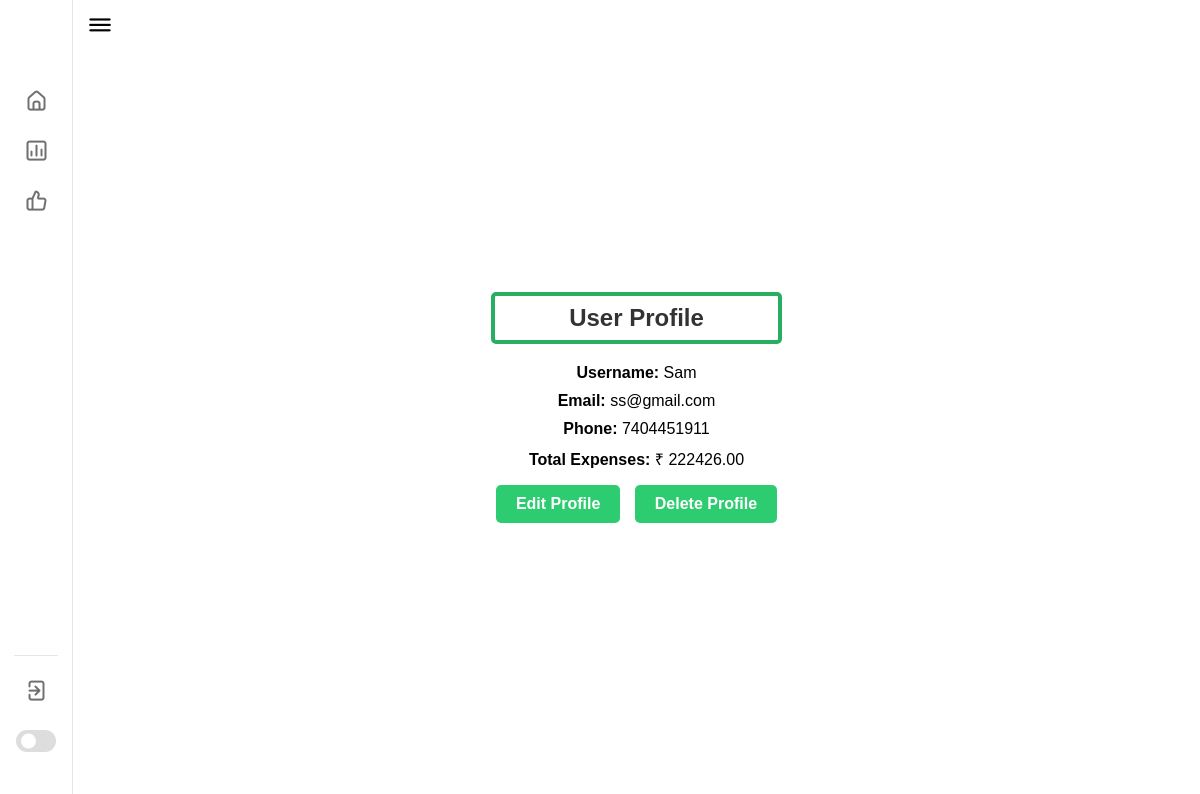
The app's page /dashboard/user.php (signed in) with its own data.
### tables this page shows
CREATE TABLE `users` (
  `id` int(20) NOT NULL,
  `fname` varchar(30) NOT NULL,
  `lname` varchar(20) NOT NULL,
  `email` varchar(50) NOT NULL,
  `phone` varchar(10) DEFAULT NULL,
  `password` varchar(30) NOT NULL,
  `expense_limit` varchar(10) DEFAULT '1000'
);

### dashboard/user.php (the view, shortened to what this page needs)
<?php
include '../connectDB.php';
?>
<!DOCTYPE html>
<html lang="en">
<head>
    <link rel="stylesheet" href="../assets/css/dashboard.css">
    <link rel="stylesheet" href="../assets/css/modal.css">
    <link rel="stylesheet" href="https://unicons.iconscout.com/release/v4.0.0/css/line.css">
</head>
<body>
    <nav>
        <div class="logo-name">
        </div>
        <div class="menu-items">
            <ul class="nav-links">
                <li><a href="dashboard.php">
                        <i class="uil uil-estate"></i>
                    </a></li>
                <li><a href="expenses.php">
                        <i class="uil uil-chart"></i>
                    </a></li>
                <li><a href="user.php">
                        <i class="uil uil-thumbs-up"></i>
                    </a></li>
            </ul>
            <ul class="logout-mode">
                <li><a href="logout.php">
                        <i class="uil uil-signout"></i>
                    </a></li>
                <li class="mode">
                    <a href="#">
                    </a>
                    <div class="mode-toggle">
                        <span class="switch"></span>
                    </div>
                </li>
            </ul>
        </div>
    </nav>
    <section class="dashboard">
        <div class="top">
            <i class="uil uil-bars sidebar-toggle"></i>
        </div>
        <div class="dash-content profile-info">
            <?php
            $id = $_SESSION['id'];
            $sql = "SELECT * FROM users WHERE id = '$id'";
            $result = mysqli_query($con, $sql);
            if (mysqli_num_rows($result) > 0) {
                $row = mysqli_fetch_assoc($result);
                $id = $row['id'];
                $fname = $row['fname'];
                $lname = $row['lname'];
                $email = $row['email'];
                $phone = 0;
                if (!empty($row['phone']))
                    $phone = $row['phone'];
                $totalExpenses = 0;
                $sql = "SELECT SUM(expense_amount) AS total_expenses FROM expenses WHERE user_id = '$id'";
                $result = mysqli_query($con, $sql);
                if ($result) {
                    $exp_row = mysqli_fetch_assoc($result);
                    $totalExpenses = $exp_row['total_expenses'];
                }
                echo '<h2 id="profile-head">User Profile</h2>';
                echo '<div class="profile-info">';
                echo '<p><strong>Username:</strong> ' . $fname . ' ' . $lname . '</p>';
                echo '<p><strong>Email:</strong> ' . $email . '</p>';
                if ($phone != 0)
                    echo '<p><strong>Phone:</strong> ' . $phone . '</p>';
                if ($totalExpenses == 0)
                    echo '<p><strong>No Expenses yet.</strong></p>';
                else
                    echo '<p><strong>Total Expenses:</strong> ₹ ' . $totalExpenses . '</p>';
                echo '<button class="edit-profile-btn open-modal" data-open="modal_upd_user"">Edit Profile</button>';
                echo '
                <button type="submit" class="edit-profile-btn open-modal" data-open="modal_del_user">Delete Profile</button>';
                echo '</div>';
            } else {
                echo "User not found.";
            }
            ?>
        </div>
    </section>
</body>
</html>

### assets/css/dashboard.css (style rules this page uses)
* { margin: 0; padding: 0; box-sizing: border-box; font-family: 'REM', sans-serif; }
:root { --primary-color: #27ae60; --panel-color: #FFF; --text-color: #000; --black-light-color: #707070; --border-color: #e6e5e5; --toggle-color: #DDD; --box1-color: #90e0b2; --box2-color: #beefd3; --box3-color: #dfe8e2; --title-icon-color: #fff; --tran-05: all 0.5s ease; --tran-03: all 0.3s ease; --tran-03: all 0.2s ease; }
body { overflow-x: hidden; }
nav { position: fixed; top: 0; left: 0; height: 100%; width: 250px; padding: 10px 14px; background-color: var(--panel-color); border-right: 1px solid var(--border-color); transition: var(--tran-05); }
nav .logo-name { display: flex; align-items: center; }
nav .menu-items { margin-top: 40px; height: calc(100% - 90px); display: flex; flex-direction: column; justify-content: space-between; }
.menu-items li { list-style: none; }
.menu-items li a { display: flex; align-items: center; height: 50px; text-decoration: none; position: relative; }
.menu-items li a i { font-size: 24px; min-width: 45px; height: 100%; display: flex; align-items: center; justify-content: center; color: var(--black-light-color); }
.menu-items .logout-mode { padding-top: 10px; border-top: 1px solid var(--border-color); }
.menu-items .mode { display: flex; align-items: center; white-space: nowrap; }
.menu-items .mode-toggle { position: absolute; right: 14px; height: 50px; min-width: 45px; display: flex; align-items: center; justify-content: center; cursor: pointer; }
.mode-toggle .switch { position: relative; display: inline-block; height: 22px; width: 40px; border-radius: 25px; background-color: var(--toggle-color); }
.switch:before { content: ""; position: absolute; left: 5px; top: 50%; transform: translateY(-50%); height: 15px; width: 15px; background-color: var(--panel-color); border-radius: 50%; transition: var(--tran-03); }
.dashboard { position: relative; left: 250px; background-color: var(--panel-color); min-height: 100vh; width: calc(100% - 250px); padding: 10px 14px; transition: var(--tran-05); }
.dashboard .top { position: fixed; top: 0; left: 250px; display: flex; width: calc(100% - 250px); justify-content: space-between; align-items: center; padding: 10px 14px; background-color: var(--panel-color); transition: var(--tran-05); z-index: 10; }
.dashboard .top .sidebar-toggle { font-size: 26px; color: var(--text-color); cursor: pointer; }
@media (max-width: 1300px) { nav { width: 73px; } }
@media (max-width: 1300px) { nav ~ .dashboard { left: 73px; width: calc(100% - 73px); } }
@media (max-width: 1300px) { nav ~ .dashboard .top { left: 73px; width: calc(100% - 73px); } }
#profile-head { padding: 8px; border: 4px solid #27ae60; border-radius: 5px; }

### assets/css/modal.css (style rules this page uses)
:root { --lightgray: #efefef; --tealgreen: #2ecc71; --white: #fff; --black: rgba(0, 0, 0, 0.8); --bounceEasing: cubic-bezier(0.51, 0.92, 0.24, 1.15); }
a { color: inherit; text-decoration: none; }
button { cursor: pointer; background: transparent; border: none; outline: none; font-size: inherit; }
.open-modal { font-weight: bold; background: var(--tealgreen); color: var(--white); padding: 0.75rem 1.75rem; margin-bottom: 1rem; border-radius: 5px; }

### dashboard/user.php (style rules this page uses)
body { display: flex; flex-direction: column; justify-content: center; height: 100vh; margin: 0; padding: 0; }
.dashboard { display: flex; flex-direction: column; justify-content: center; align-items: center; }
.profile-info { text-align: center; }
h2 { color: #333; }
.profile-info { margin-top: 20px; }
.profile-info p { margin: 10px 0; }
.profile-info strong { font-weight: bold; }
.profile-info .edit-profile-btn { display: inline-block; background-color: #2ecc71; color: #fff; padding: 10px 20px; border: none; border-radius: 5px; text-decoration: none; }
.edit-profile-btn { margin: 5px; font-size: 1rem; font-weight: 600; }

### records on screen
users: fname "Sam", email "ss@gmail.com", phone "7404451911"

### other values on screen
$totalExpenses "222426.00"
